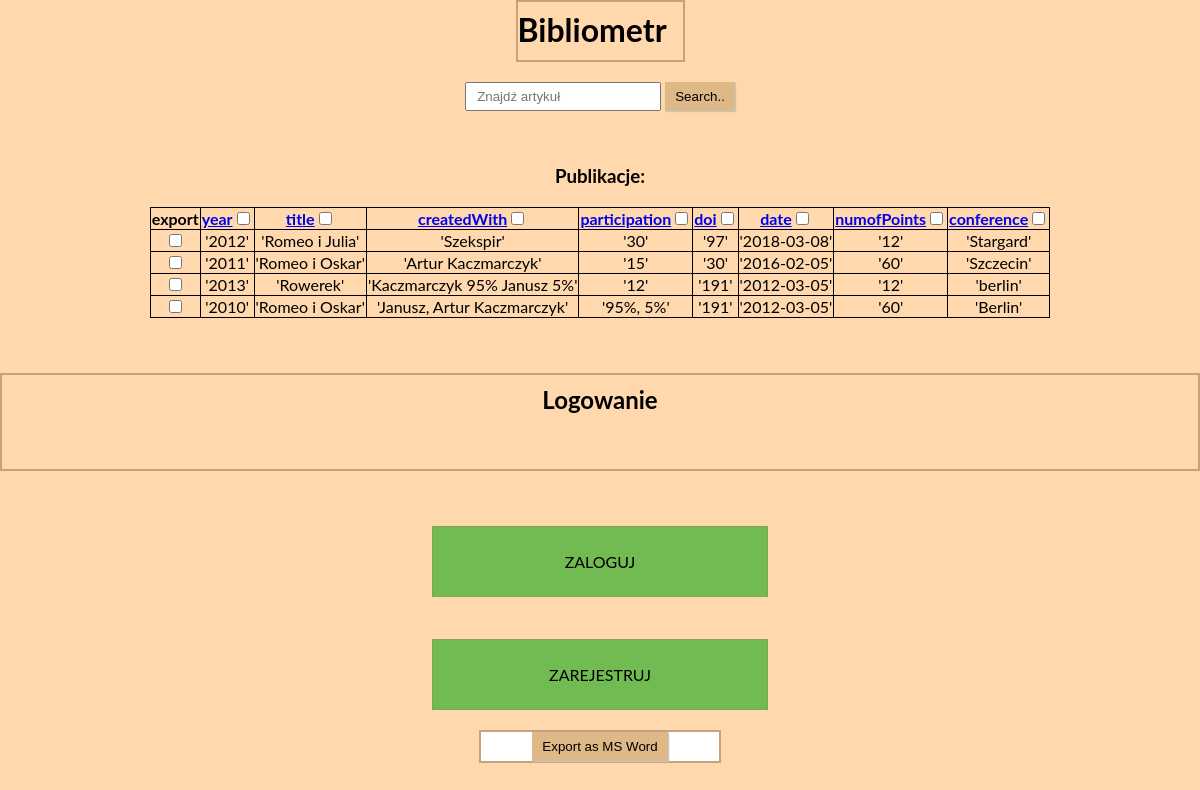
Before: / with the older database file.
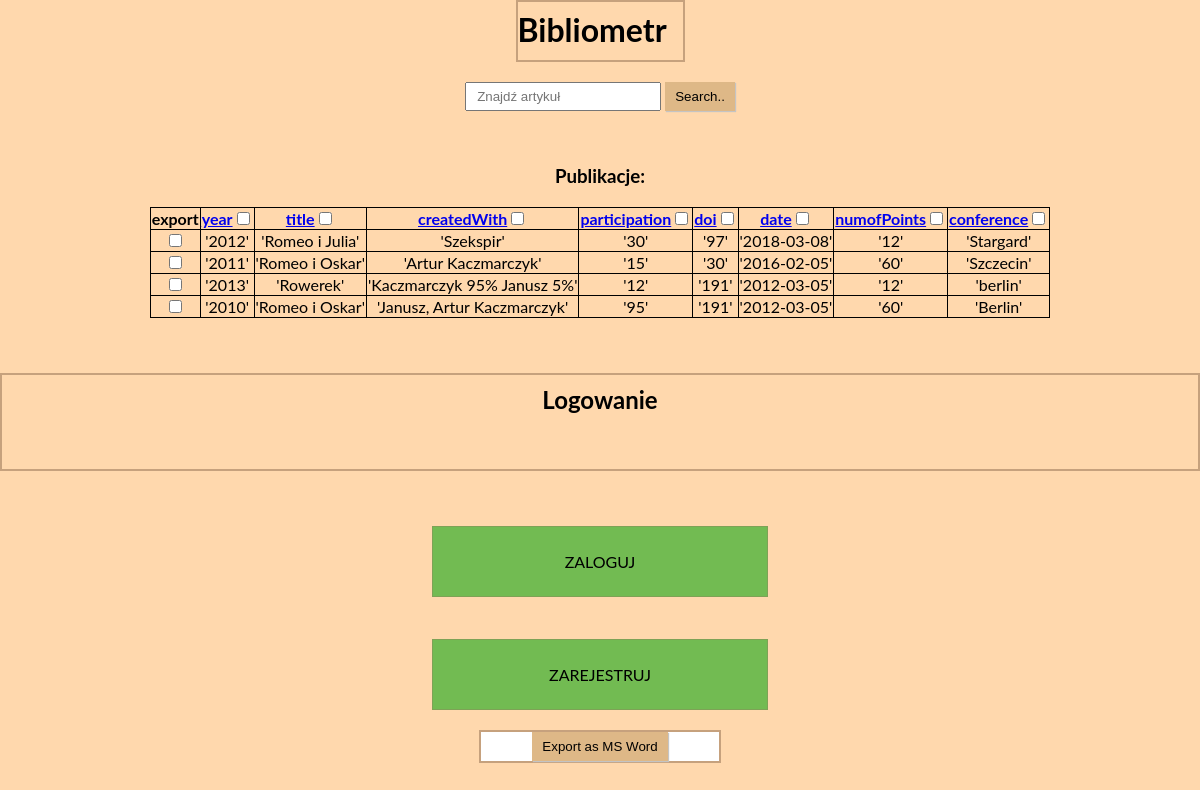
After: the same page with the newer database file.
### tables this page shows
CREATE TABLE `publishes` (
  `id` int(11) NOT NULL,
  `year` year(4) DEFAULT NULL,
  `title` text DEFAULT NULL,
  `createdWith` varchar(50) DEFAULT NULL,
  `participation` int(11) DEFAULT NULL,
  `doi` text DEFAULT NULL,
  `date` date DEFAULT NULL,
  `numOfPoints` int(11) DEFAULT NULL,
  `conference` text DEFAULT NULL,
  `user_id` int(11) NOT NULL
);

### publishes/tableData.php (the view, shortened to what this page needs)
<?php
foreach($publishes as $row) {
echo "<tr>";
	echo '<td><input type="checkbox" name="row_'.$row['id'].'" /></td>';
	echo "<td>'".$row['year']."'</td>";
	echo "<td>'".$row['title']."'</td>";
	echo "<td>'".$row['createdWith']."'</td>";
	echo "<td>'".$row['participation']."'</td>";
	echo "<td>'".$row['doi']."'</td>";
	echo "<td>'".$row['date']."'</td>";
	echo "<td>'".$row['numOfPoints']."'</td>";
	echo "<td>'".$row['conference']."'</td>";
echo "</tr>";
            }
?>

Changed rows visible on the page:
changed publishes "Janusz, Artur Kaczmarczyk": participation "95%, 5%" → "95"
